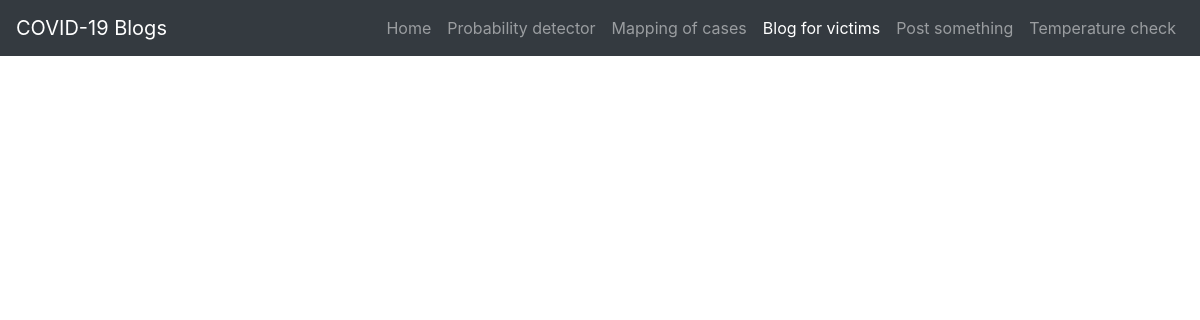
/blog, run on an earlier commit of the app's database.
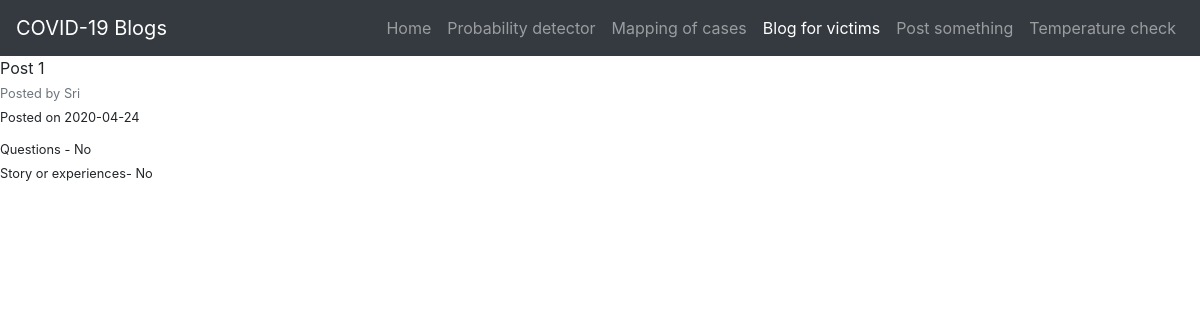
And on a later commit of the database.
### main.py (models this page shows, shortened)
class Post(db.Model):
    id = db.Column(db.Integer, primary_key = True)
    username = db.Column(db.String(100), nullable=False)
    date_posted = db.Column(db.DateTime, nullable = False, default= datetime.utcnow)
    questions = db.Column(db.Text(), nullable=True)
    content = db.Column(db.Text(), nullable = False)

### main.py (the view)
@app.route('/blog', methods=['GET', 'POST'])
def blogpage():
    posts = Post.query.all()
    return render_template('blog.html', posts = posts)

### templates/blog.html (shortened to what this page needs)
<!DOCTYPE html>
<html>
    <head>
        <link rel="stylesheet" type="style/css" href="layout.css">
        <link rel="stylesheet" href="https://stackpath.bootstrapcdn.com/bootstrap/4.3.1/css/bootstrap.min.css">
    </head>
    <body>
        <section id="nav-bar">
            <nav class="navbar navbar-expand-lg navbar-dark bg-dark">
            <a class="navbar-brand" href="/">COVID-19 Blogs</a>
            <div class="collapse navbar-collapse" id="navbarSupportedContent">
                <ul class="navbar-nav ml-auto">
                <li class="nav-item">
                    <a class="nav-link" href="/">Home <span class="sr-only">(current)</span></a>
                </li>
                <li class="nav-item">
                    <a class="nav-link" href="detector">Probability detector</a>
                </li>
                <li class="nav-item">
                    <a class="nav-link" href="/map">Mapping of cases</a>
                </li>
                <li>
                    <a class="nav-link active" href="/blog">Blog for victims</a>
                </li>
                <li>
                    <a class="nav-link" href="/post">Post something</a>
                </li>
                <li>
                    <a class='nav-link' href ="/temp"> Temperature check</a>
                </li>
                </ul>
            </div>
            </nav>
        </section>
        {% for post in posts %}
            <article class="media content-section">
            <div class="media-body">
                <div class="article-metadata">
                    <h8>Post {{post.id}}</h8><br>
                    <small class="text-muted"> Posted by {{ post.username }}</small><br>
                    <small class> Posted on {{post.date_posted.strftime('%Y-%m-%d')}}</small>
                </div>
                <small>Questions - {{ post.questions }}</small><br>
                <small>Story or experiences-  {{ post.content }}</small>
            </div>
            </article>
            <br>
            <br>
        {% endfor %}
    </body>
</html>

What changed in the data, as far as the page shows it:
added Post: id "1", username "Sri", date_posted "2020-04-24", questions "No", content "No"
